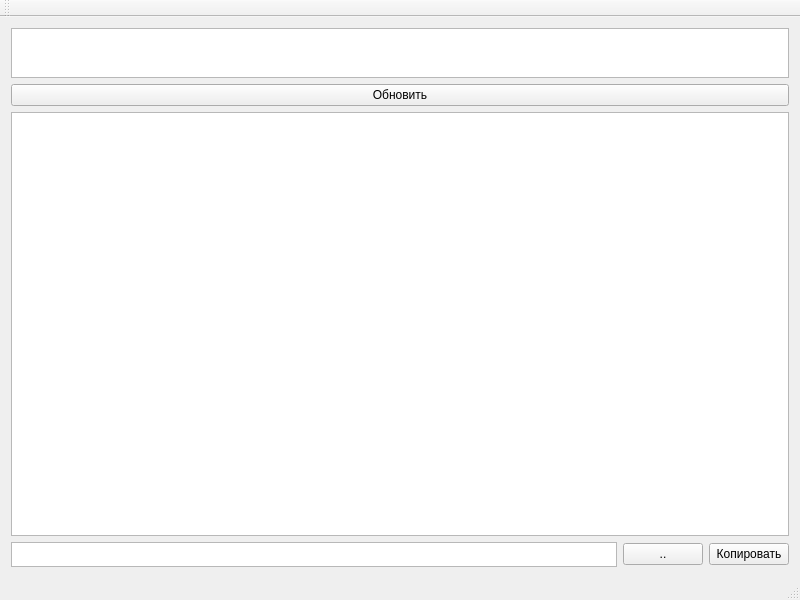
<?xml version="1.0" encoding="UTF-8"?>
<ui version="4.0">
 <class>MainWindow</class>
 <widget class="QMainWindow" name="MainWindow">
  <property name="geometry">
   <rect>
    <x>0</x>
    <y>0</y>
    <width>800</width>
    <height>600</height>
   </rect>
  </property>
  <property name="windowTitle">
   <string>VF Copy</string>
  </property>
  <widget class="QWidget" name="centralWidget">
   <property name="sizePolicy">
    <sizepolicy hsizetype="Maximum" vsizetype="Maximum">
     <horstretch>0</horstretch>
     <verstretch>0</verstretch>
    </sizepolicy>
   </property>
   <property name="maximumSize">
    <size>
     <width>99999</width>
     <height>99999</height>
    </size>
   </property>
   <layout class="QGridLayout" name="gridLayout">
    <item row="0" column="0">
     <layout class="QVBoxLayout" name="verticalLayout">
      <item>
       <widget class="QListView" name="drivesListView">
        <property name="sizePolicy">
         <sizepolicy hsizetype="Expanding" vsizetype="MinimumExpanding">
          <horstretch>0</horstretch>
          <verstretch>0</verstretch>
         </sizepolicy>
        </property>
        <property name="maximumSize">
         <size>
          <width>16777215</width>
          <height>50</height>
         </size>
        </property>
        <property name="iconSize">
         <size>
          <width>48</width>
          <height>48</height>
         </size>
        </property>
        <property name="flow">
         <enum>QListView::LeftToRight</enum>
        </property>
        <property name="spacing">
         <number>-2</number>
        </property>
        <property name="viewMode">
         <enum>QListView::ListMode</enum>
        </property>
       </widget>
      </item>
      <item>
       <widget class="QPushButton" name="pushButton">
        <property name="text">
         <string>Обновить</string>
        </property>
       </widget>
      </item>
      <item>
       <widget class="QListView" name="filesListView">
        <property name="editTriggers">
         <set>QAbstractItemView::NoEditTriggers</set>
        </property>
        <property name="selectionMode">
         <enum>QAbstractItemView::ContiguousSelection</enum>
        </property>
        <property name="iconSize">
         <size>
          <width>64</width>
          <height>64</height>
         </size>
        </property>
        <property name="textElideMode">
         <enum>Qt::ElideNone</enum>
        </property>
        <property name="movement">
         <enum>QListView::Static</enum>
        </property>
        <property name="resizeMode">
         <enum>QListView::Adjust</enum>
        </property>
        <property name="layoutMode">
         <enum>QListView::SinglePass</enum>
        </property>
        <property name="spacing">
         <number>10</number>
        </property>
        <property name="viewMode">
         <enum>QListView::IconMode</enum>
        </property>
        <property name="uniformItemSizes">
         <bool>false</bool>
        </property>
       </widget>
      </item>
      <item>
       <layout class="QHBoxLayout" name="horizontalLayout">
        <item>
         <widget class="QTextEdit" name="destinationTextEdit">
          <property name="sizePolicy">
           <sizepolicy hsizetype="Expanding" vsizetype="Fixed">
            <horstretch>0</horstretch>
            <verstretch>0</verstretch>
           </sizepolicy>
          </property>
          <property name="maximumSize">
           <size>
            <width>16777215</width>
            <height>25</height>
           </size>
          </property>
          <property name="lineWrapMode">
           <enum>QTextEdit::NoWrap</enum>
          </property>
          <property name="lineWrapColumnOrWidth">
           <number>-1</number>
          </property>
         </widget>
        </item>
        <item>
         <widget class="QPushButton" name="browseDestinationButton">
          <property name="text">
           <string>..</string>
          </property>
         </widget>
        </item>
        <item>
         <widget class="QPushButton" name="copyFilesButton">
          <property name="text">
           <string>Копировать</string>
          </property>
         </widget>
        </item>
       </layout>
      </item>
     </layout>
    </item>
   </layout>
  </widget>
  <widget class="QMenuBar" name="menuBar">
   <property name="geometry">
    <rect>
     <x>0</x>
     <y>0</y>
     <width>800</width>
     <height>21</height>
    </rect>
   </property>
  </widget>
  <widget class="QToolBar" name="mainToolBar">
   <attribute name="toolBarArea">
    <enum>TopToolBarArea</enum>
   </attribute>
   <attribute name="toolBarBreak">
    <bool>false</bool>
   </attribute>
  </widget>
  <widget class="QStatusBar" name="statusBar"/>
 </widget>
 <layoutdefault spacing="6" margin="11"/>
 <resources/>
 <connections/>
</ui>
